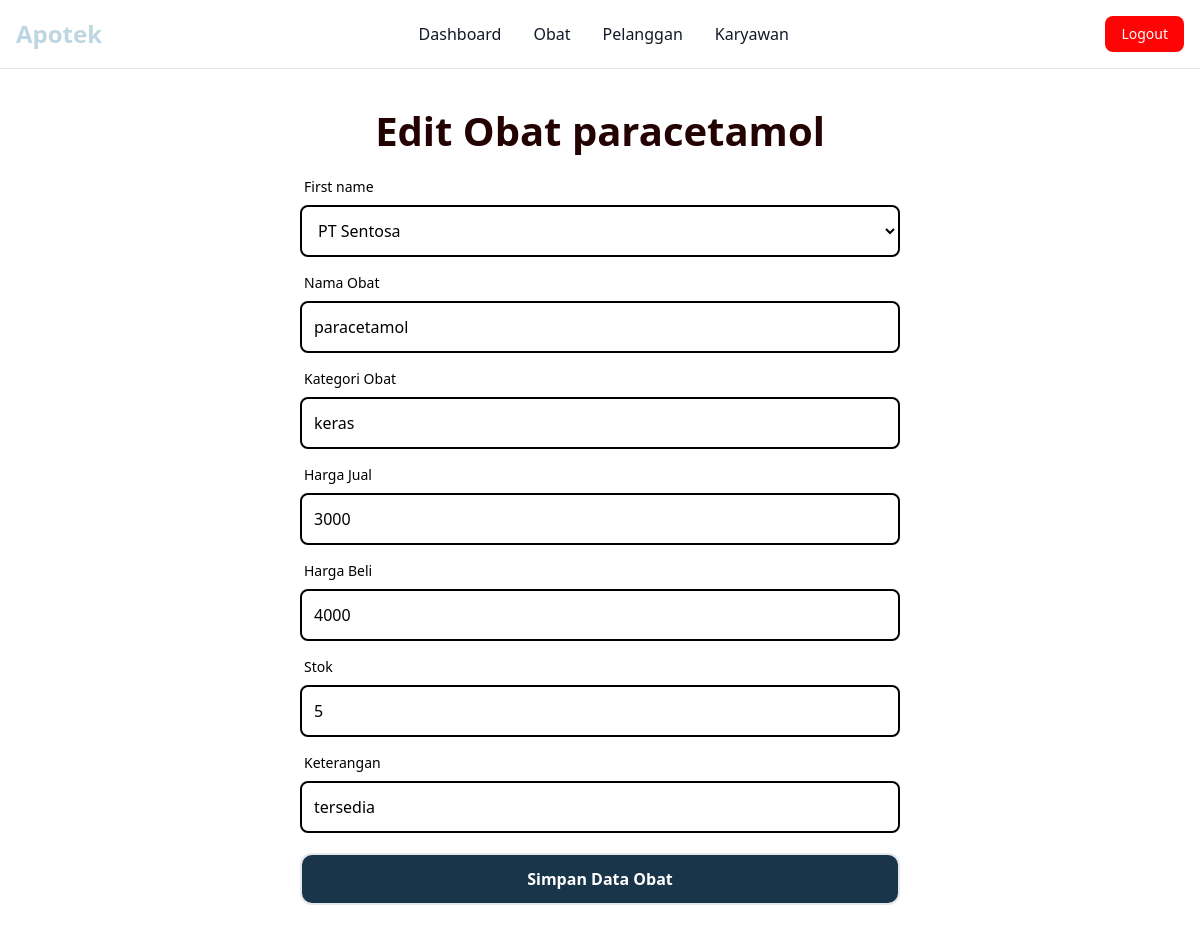
/view/dashboard.php?page=edit_obat&idobat=12 (signed in), run on the app's committed database.
### tables this page shows
CREATE TABLE `tb_obat` (
  `idobat` int(11) NOT NULL,
  `idsupplier` int(4) NOT NULL,
  `namaobat` varchar(100) NOT NULL,
  `kategoriobat` varchar(50) NOT NULL,
  `hargajual` double NOT NULL,
  `hargabeli` double NOT NULL,
  `stokobat` int(11) NOT NULL,
  `keterangan` text NOT NULL
);

### edit/edit_obat.php (the view, shortened to what this page needs)
<?php
$id = $_GET['idobat'];
include "../koneksi.php";
$query_obat = mysqli_query($koneksi, "SELECT * FROM tb_obat WHERE idobat='$id'");
$baris_obat = mysqli_fetch_assoc($query_obat);
?>
<h1 class="text-[#230202] font-bold text-[40px] mt-8 mb-4  text-center">Edit Obat <?=$baris_obat['namaobat']?></h1>
<div class="flex items-center justify-center  ">
<form action="dashboard.php?page=proses_edit_obat " method="POST" class=" flex flex-col  w-[50%] ">
<div>
    <label for="idsupplier" class="block mb-2 text-sm font-medium text-[16px] ml-1">First name</label>
    <select name="idsupplier" id="idsupplier" class="w-full bg-transparent border-2 rounded-lg p-3 border-[#000]" >
    <?php
                                    $id_supplier = $baris_obat['idsupplier'];
                                    $query_supplier = mysqli_query($koneksi, "SELECT idsupplier, perusahaan FROM tb_supplier WHERE idsupplier=$id_supplier");
                                    $data_supplier = mysqli_fetch_assoc($query_supplier);
                                    $query="SELECT * FROM tb_supplier";
                                    $data = mysqli_query($koneksi, $query);
                                    while($baris = mysqli_fetch_assoc($data)){
                                ?>
                                <option <?php if($data_supplier['idsupplier']==$baris['idsupplier']){echo "selected";} ?> value="<?=$baris['idsupplier'];?>"><?=$baris['perusahaan'];?></option>
                                <?php
                                    }
                                ?>
                            </select>
</div>
<div class="mt-4    ">
    <label for="namaobat" class="block mb-2 text-sm font-medium text-[16px] ml-1">Nama Obat</label>
    <input type="text" name="namaobat" class="w-full bg-transparent border-2 rounded-lg p-3 border-[#000]"  value="<?=$baris_obat['namaobat']?>">
</div>
<div class="mt-4    ">
    <label for="kategoriobat" class="block mb-2 text-sm font-medium text-[16px] ml-1">Kategori Obat</label>
    <input type="text" name="kategoriobat" class="w-full bg-transparent border-2 rounded-lg p-3 border-[#000]"  value="<?=$baris_obat['kategoriobat']?>">
</div>
<div class="mt-4    ">
    <label for="hargajual" class="block mb-2 text-sm font-medium text-[16px] ml-1">Harga Jual </label>
    <input type="text" name="hargajual" class="w-full bg-transparent border-2 rounded-lg p-3 border-[#000]"  value="<?=$baris_obat['hargajual']?>">
</div>
<div class="mt-4    ">
    <label for="hargabeli" class="block mb-2 text-sm font-medium text-[16px] ml-1">Harga Beli</label>
    <input type="text" name="hargabeli" class="w-full bg-transparent border-2 rounded-lg p-3 border-[#000]"  value="<?=$baris_obat['hargabeli']?>">
</div>
<div class="mt-4    ">
    <label for="stokobat    " class="block mb-2 text-sm font-medium text-[16px] ml-1">Stok</label>
    <input type="text" name="stokobat" class="w-full bg-transparent border-2 rounded-lg p-3 border-[#000]"  value="<?=$baris_obat['stokobat']?>">
</div>
<div class="mt-4    ">
    <label for="keterangan" class="block mb-2 text-sm font-medium text-[16px] ml-1">Keterangan</label>
    <input type="text" name="keterangan" class="w-full bg-transparent border-2 rounded-lg p-3 border-[#000]"  value="<?=$baris_obat['keterangan']?>">
</div>
<div class="mt-5 mb-20   ">
    <input type="submit" class="w-full font-semibold text-[16px]  text-white  border-2 rounded-xl p-3 bg-[#193549]" value="Simpan Data Obat"  >
</div>
</div>

### data on the page
tb_obat: namaobat "paracetamol", kategoriobat "keras", hargajual "3000", hargabeli "4000", stokobat "5", keterangan "tersedia"

### other printed values
form field idsupplier "PT Sentosa"
